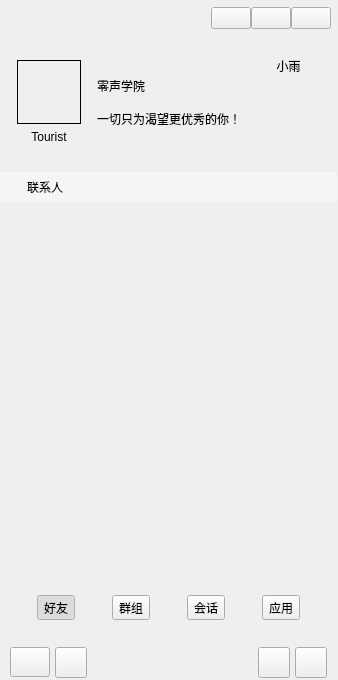
<?xml version="1.0" encoding="UTF-8"?>
<ui version="4.0">
 <class>MainWindow</class>
 <widget class="QWidget" name="MainWindow">
  <property name="geometry">
   <rect>
    <x>0</x>
    <y>0</y>
    <width>338</width>
    <height>680</height>
   </rect>
  </property>
  <property name="windowTitle">
   <string>MainWindow</string>
  </property>
  <widget class="QWidget" name="centralWidget" native="true">
   <property name="geometry">
    <rect>
     <x>0</x>
     <y>0</y>
     <width>337</width>
     <height>682</height>
    </rect>
   </property>
   <widget class="QStackedWidget" name="GCStackedWidget">
    <property name="geometry">
     <rect>
      <x>0</x>
      <y>172</y>
      <width>337</width>
      <height>398</height>
     </rect>
    </property>
    <property name="styleSheet">
     <string notr="true"/>
    </property>
    <property name="currentIndex">
     <number>0</number>
    </property>
    <widget class="QWidget" name="page2">
     <layout class="QVBoxLayout" name="verticalLayout_4">
      <property name="spacing">
       <number>0</number>
      </property>
      <property name="leftMargin">
       <number>0</number>
      </property>
      <property name="topMargin">
       <number>0</number>
      </property>
      <property name="rightMargin">
       <number>0</number>
      </property>
      <property name="bottomMargin">
       <number>0</number>
      </property>
      <item>
       <widget class="QWidget" name="widgetFrindT" native="true">
        <property name="maximumSize">
         <size>
          <width>16777215</width>
          <height>30</height>
         </size>
        </property>
        <property name="styleSheet">
         <string notr="true">QWidget#widgetFrindT  {
	background-color: #5AFFFFFF;
}</string>
        </property>
        <layout class="QHBoxLayout" name="horizontalLayout_3" stretch="0,1">
         <property name="spacing">
          <number>10</number>
         </property>
         <property name="leftMargin">
          <number>10</number>
         </property>
         <property name="topMargin">
          <number>0</number>
         </property>
         <property name="rightMargin">
          <number>0</number>
         </property>
         <property name="bottomMargin">
          <number>0</number>
         </property>
         <item>
          <widget class="QLabel" name="label_3">
           <property name="text">
            <string/>
           </property>
           <property name="pixmap">
            <pixmap resource="res.qrc">:/common/resource/common/ic_user.png</pixmap>
           </property>
           <property name="scaledContents">
            <bool>false</bool>
           </property>
          </widget>
         </item>
         <item>
          <widget class="QLabel" name="label_4">
           <property name="text">
            <string>联系人</string>
           </property>
          </widget>
         </item>
        </layout>
       </widget>
      </item>
      <item>
       <widget class="QWidget" name="frindListWidget" native="true"/>
      </item>
     </layout>
    </widget>
    <widget class="QWidget" name="page3">
     <layout class="QVBoxLayout" name="verticalLayout_3">
      <property name="spacing">
       <number>0</number>
      </property>
      <property name="leftMargin">
       <number>0</number>
      </property>
      <property name="topMargin">
       <number>0</number>
      </property>
      <property name="rightMargin">
       <number>0</number>
      </property>
      <property name="bottomMargin">
       <number>0</number>
      </property>
      <item>
       <widget class="QWidget" name="widgetGroupT" native="true">
        <property name="maximumSize">
         <size>
          <width>16777215</width>
          <height>30</height>
         </size>
        </property>
        <property name="styleSheet">
         <string notr="true">QWidget#widgetGroupT  {
	background-color: #5AFFFFFF;
}</string>
        </property>
        <layout class="QHBoxLayout" name="horizontalLayout_4" stretch="0,1">
         <property name="spacing">
          <number>10</number>
         </property>
         <property name="leftMargin">
          <number>10</number>
         </property>
         <property name="topMargin">
          <number>0</number>
         </property>
         <property name="rightMargin">
          <number>0</number>
         </property>
         <property name="bottomMargin">
          <number>0</number>
         </property>
         <item>
          <widget class="QLabel" name="label_5">
           <property name="text">
            <string/>
           </property>
           <property name="pixmap">
            <pixmap resource="res.qrc">:/images/resource/images/ic_group.png</pixmap>
           </property>
           <property name="scaledContents">
            <bool>false</bool>
           </property>
          </widget>
         </item>
         <item>
          <widget class="QLabel" name="label_6">
           <property name="text">
            <string>群组</string>
           </property>
          </widget>
         </item>
        </layout>
       </widget>
      </item>
      <item>
       <widget class="QWidget" name="groupListWidget" native="true"/>
      </item>
     </layout>
    </widget>
    <widget class="QWidget" name="page">
     <layout class="QVBoxLayout" name="verticalLayout_10">
      <property name="spacing">
       <number>0</number>
      </property>
      <property name="leftMargin">
       <number>0</number>
      </property>
      <property name="topMargin">
       <number>0</number>
      </property>
      <property name="rightMargin">
       <number>0</number>
      </property>
      <property name="bottomMargin">
       <number>0</number>
      </property>
      <item>
       <widget class="QWidget" name="widgetConVT" native="true">
        <property name="maximumSize">
         <size>
          <width>16777215</width>
          <height>30</height>
         </size>
        </property>
        <property name="styleSheet">
         <string notr="true">QWidget#widgetConVT  {
	background-color: #5AFFFFFF;
}</string>
        </property>
        <layout class="QHBoxLayout" name="horizontalLayout_2" stretch="0,1">
         <property name="spacing">
          <number>10</number>
         </property>
         <property name="leftMargin">
          <number>10</number>
         </property>
         <property name="topMargin">
          <number>0</number>
         </property>
         <property name="rightMargin">
          <number>0</number>
         </property>
         <property name="bottomMargin">
          <number>0</number>
         </property>
         <item>
          <widget class="QLabel" name="label">
           <property name="text">
            <string/>
           </property>
           <property name="pixmap">
            <pixmap resource="res.qrc">:/images/resource/images/ic_chat.png</pixmap>
           </property>
           <property name="scaledContents">
            <bool>false</bool>
           </property>
          </widget>
         </item>
         <item>
          <widget class="QLabel" name="label_2">
           <property name="text">
            <string>会话</string>
           </property>
          </widget>
         </item>
        </layout>
       </widget>
      </item>
      <item>
       <widget class="QWidget" name="convationListWidget" native="true"/>
      </item>
     </layout>
    </widget>
    <widget class="QWidget" name="page_2">
     <layout class="QVBoxLayout" name="verticalLayout_6">
      <property name="spacing">
       <number>0</number>
      </property>
      <property name="leftMargin">
       <number>0</number>
      </property>
      <property name="topMargin">
       <number>0</number>
      </property>
      <property name="rightMargin">
       <number>0</number>
      </property>
      <property name="bottomMargin">
       <number>0</number>
      </property>
      <item>
       <widget class="QWidget" name="widgetApply" native="true">
        <property name="maximumSize">
         <size>
          <width>16777215</width>
          <height>30</height>
         </size>
        </property>
        <property name="styleSheet">
         <string notr="true">QWidget#widgetApply  {
	background-color: #5AFFFFFF;
}</string>
        </property>
        <layout class="QHBoxLayout" name="horizontalLayout_6" stretch="0,1">
         <property name="spacing">
          <number>10</number>
         </property>
         <property name="leftMargin">
          <number>10</number>
         </property>
         <property name="topMargin">
          <number>0</number>
         </property>
         <property name="rightMargin">
          <number>0</number>
         </property>
         <property name="bottomMargin">
          <number>0</number>
         </property>
         <item>
          <widget class="QLabel" name="label_7">
           <property name="text">
            <string/>
           </property>
           <property name="pixmap">
            <pixmap resource="res.qrc">:/images/resource/images/ic_app.png</pixmap>
           </property>
           <property name="scaledContents">
            <bool>false</bool>
           </property>
          </widget>
         </item>
         <item>
          <widget class="QLabel" name="label_8">
           <property name="text">
            <string>应用</string>
           </property>
          </widget>
         </item>
        </layout>
       </widget>
      </item>
      <item>
       <widget class="QWidget" name="widget_5" native="true"/>
      </item>
     </layout>
    </widget>
   </widget>
   <widget class="QWidget" name="widgetUserInfo" native="true">
    <property name="geometry">
     <rect>
      <x>0</x>
      <y>2</y>
      <width>337</width>
      <height>170</height>
     </rect>
    </property>
    <property name="minimumSize">
     <size>
      <width>0</width>
      <height>170</height>
     </size>
    </property>
    <property name="maximumSize">
     <size>
      <width>16777215</width>
      <height>170</height>
     </size>
    </property>
    <layout class="QVBoxLayout" name="verticalLayout_9">
     <property name="spacing">
      <number>0</number>
     </property>
     <property name="leftMargin">
      <number>1</number>
     </property>
     <property name="topMargin">
      <number>1</number>
     </property>
     <property name="rightMargin">
      <number>1</number>
     </property>
     <property name="bottomMargin">
      <number>1</number>
     </property>
     <item>
      <widget class="QWidget" name="widgetWinBar" native="true">
       <property name="minimumSize">
        <size>
         <width>0</width>
         <height>30</height>
        </size>
       </property>
       <property name="maximumSize">
        <size>
         <width>16777215</width>
         <height>30</height>
        </size>
       </property>
       <layout class="QHBoxLayout" name="horizontalLayout_7">
        <property name="spacing">
         <number>0</number>
        </property>
        <property name="leftMargin">
         <number>0</number>
        </property>
        <property name="topMargin">
         <number>0</number>
        </property>
        <property name="rightMargin">
         <number>5</number>
        </property>
        <property name="bottomMargin">
         <number>0</number>
        </property>
        <item>
         <widget class="QLabel" name="label_9">
          <property name="minimumSize">
           <size>
            <width>30</width>
            <height>0</height>
           </size>
          </property>
          <property name="text">
           <string/>
          </property>
          <property name="pixmap">
           <pixmap resource="res.qrc">:/images/resource/images/robot.png</pixmap>
          </property>
         </widget>
        </item>
        <item>
         <spacer name="horizontalSpacer">
          <property name="orientation">
           <enum>Qt::Horizontal</enum>
          </property>
          <property name="sizeType">
           <enum>QSizePolicy::Fixed</enum>
          </property>
          <property name="sizeHint" stdset="0">
           <size>
            <width>200</width>
            <height>20</height>
           </size>
          </property>
         </spacer>
        </item>
        <item>
         <widget class="QPushButton" name="btnWinMenu">
          <property name="focusPolicy">
           <enum>Qt::NoFocus</enum>
          </property>
          <property name="text">
           <string/>
          </property>
          <property name="icon">
           <iconset>
            <normalon>:/common/resource/common/ic_login_cfg.png</normalon>
           </iconset>
          </property>
         </widget>
        </item>
        <item>
         <widget class="QPushButton" name="btnWinMin">
          <property name="focusPolicy">
           <enum>Qt::NoFocus</enum>
          </property>
          <property name="text">
           <string/>
          </property>
          <property name="icon">
           <iconset>
            <normalon>:/common/resource/common/ic_min.png</normalon>
           </iconset>
          </property>
         </widget>
        </item>
        <item>
         <widget class="QPushButton" name="btnWinClose">
          <property name="focusPolicy">
           <enum>Qt::NoFocus</enum>
          </property>
          <property name="text">
           <string/>
          </property>
          <property name="icon">
           <iconset>
            <normalon>:/common/resource/common/ic_close_white.png</normalon>
           </iconset>
          </property>
         </widget>
        </item>
       </layout>
      </widget>
     </item>
     <item>
      <layout class="QHBoxLayout" name="horizontalLayout_8">
       <property name="spacing">
        <number>5</number>
       </property>
       <property name="leftMargin">
        <number>5</number>
       </property>
       <property name="rightMargin">
        <number>5</number>
       </property>
       <item>
        <widget class="QWidget" name="widget" native="true">
         <layout class="QVBoxLayout" name="verticalLayout_2">
          <item>
           <spacer name="verticalSpacer_4">
            <property name="orientation">
             <enum>Qt::Vertical</enum>
            </property>
            <property name="sizeHint" stdset="0">
             <size>
              <width>20</width>
              <height>40</height>
             </size>
            </property>
           </spacer>
          </item>
          <item>
           <widget class="QWidget" name="widgetHead" native="true">
            <property name="minimumSize">
             <size>
              <width>64</width>
              <height>64</height>
             </size>
            </property>
            <property name="maximumSize">
             <size>
              <width>64</width>
              <height>64</height>
             </size>
            </property>
            <property name="styleSheet">
             <string notr="true">border: 1px solid #000000;</string>
            </property>
            <layout class="QHBoxLayout" name="horizontalLayout_9">
             <property name="spacing">
              <number>0</number>
             </property>
             <property name="leftMargin">
              <number>0</number>
             </property>
             <property name="topMargin">
              <number>0</number>
             </property>
             <property name="rightMargin">
              <number>0</number>
             </property>
             <property name="bottomMargin">
              <number>0</number>
             </property>
            </layout>
           </widget>
          </item>
          <item>
           <widget class="QLabel" name="labelUser">
            <property name="text">
             <string>Tourist</string>
            </property>
            <property name="alignment">
             <set>Qt::AlignCenter</set>
            </property>
           </widget>
          </item>
          <item>
           <spacer name="verticalSpacer_3">
            <property name="orientation">
             <enum>Qt::Vertical</enum>
            </property>
            <property name="sizeHint" stdset="0">
             <size>
              <width>20</width>
              <height>40</height>
             </size>
            </property>
           </spacer>
          </item>
         </layout>
        </widget>
       </item>
       <item>
        <layout class="QVBoxLayout" name="verticalLayout_7">
         <property name="spacing">
          <number>15</number>
         </property>
         <item>
          <spacer name="verticalSpacer_2">
           <property name="orientation">
            <enum>Qt::Vertical</enum>
           </property>
           <property name="sizeHint" stdset="0">
            <size>
             <width>20</width>
             <height>40</height>
            </size>
           </property>
          </spacer>
         </item>
         <item>
          <widget class="QLabel" name="labelUserName">
           <property name="text">
            <string>零声学院</string>
           </property>
          </widget>
         </item>
         <item>
          <widget class="QLabel" name="labelUserMask">
           <property name="text">
            <string>一切只为渴望更优秀的你！</string>
           </property>
          </widget>
         </item>
         <item>
          <spacer name="verticalSpacer">
           <property name="orientation">
            <enum>Qt::Vertical</enum>
           </property>
           <property name="sizeHint" stdset="0">
            <size>
             <width>20</width>
             <height>40</height>
            </size>
           </property>
          </spacer>
         </item>
        </layout>
       </item>
       <item>
        <layout class="QVBoxLayout" name="verticalLayout_8">
         <item>
          <widget class="QLabel" name="label_10">
           <property name="text">
            <string>小雨</string>
           </property>
           <property name="alignment">
            <set>Qt::AlignCenter</set>
           </property>
          </widget>
         </item>
         <item>
          <widget class="QLabel" name="label_12">
           <property name="text">
            <string/>
           </property>
           <property name="alignment">
            <set>Qt::AlignCenter</set>
           </property>
          </widget>
         </item>
        </layout>
       </item>
      </layout>
     </item>
    </layout>
   </widget>
   <widget class="QWidget" name="widgetBottom" native="true">
    <property name="geometry">
     <rect>
      <x>0</x>
      <y>570</y>
      <width>337</width>
      <height>110</height>
     </rect>
    </property>
    <property name="minimumSize">
     <size>
      <width>0</width>
      <height>110</height>
     </size>
    </property>
    <property name="maximumSize">
     <size>
      <width>16777215</width>
      <height>110</height>
     </size>
    </property>
    <layout class="QVBoxLayout" name="verticalLayout_5">
     <property name="spacing">
      <number>0</number>
     </property>
     <property name="leftMargin">
      <number>0</number>
     </property>
     <property name="topMargin">
      <number>0</number>
     </property>
     <property name="rightMargin">
      <number>0</number>
     </property>
     <property name="bottomMargin">
      <number>0</number>
     </property>
     <item>
      <widget class="QWidget" name="widgetButtons" native="true">
       <property name="minimumSize">
        <size>
         <width>0</width>
         <height>65</height>
        </size>
       </property>
       <layout class="QHBoxLayout" name="horizontalLayout">
        <property name="spacing">
         <number>0</number>
        </property>
        <property name="leftMargin">
         <number>0</number>
        </property>
        <property name="topMargin">
         <number>0</number>
        </property>
        <property name="rightMargin">
         <number>0</number>
        </property>
        <property name="bottomMargin">
         <number>0</number>
        </property>
        <item>
         <widget class="QToolButton" name="btnFrind">
          <property name="text">
           <string>好友</string>
          </property>
          <property name="icon">
           <iconset>
            <normalon>:/images/resource/images/contacts.png</normalon>
           </iconset>
          </property>
          <property name="iconSize">
           <size>
            <width>24</width>
            <height>24</height>
           </size>
          </property>
          <property name="checkable">
           <bool>true</bool>
          </property>
          <property name="checked">
           <bool>true</bool>
          </property>
          <property name="toolButtonStyle">
           <enum>Qt::ToolButtonTextUnderIcon</enum>
          </property>
         </widget>
        </item>
        <item>
         <widget class="QToolButton" name="btnGroup">
          <property name="text">
           <string>群组</string>
          </property>
          <property name="icon">
           <iconset>
            <normalon>:/images/resource/images/group_normal.png</normalon>
           </iconset>
          </property>
          <property name="iconSize">
           <size>
            <width>24</width>
            <height>24</height>
           </size>
          </property>
          <property name="checkable">
           <bool>true</bool>
          </property>
          <property name="toolButtonStyle">
           <enum>Qt::ToolButtonTextUnderIcon</enum>
          </property>
         </widget>
        </item>
        <item>
         <widget class="QToolButton" name="btnConversation">
          <property name="toolTip">
           <string>会话</string>
          </property>
          <property name="text">
           <string>会话</string>
          </property>
          <property name="icon">
           <iconset>
            <normalon>:/images/resource/images/conversation_normal.png</normalon>
           </iconset>
          </property>
          <property name="iconSize">
           <size>
            <width>24</width>
            <height>24</height>
           </size>
          </property>
          <property name="checkable">
           <bool>true</bool>
          </property>
          <property name="checked">
           <bool>false</bool>
          </property>
          <property name="toolButtonStyle">
           <enum>Qt::ToolButtonTextUnderIcon</enum>
          </property>
         </widget>
        </item>
        <item>
         <widget class="QToolButton" name="btnApplay">
          <property name="toolTip">
           <string>应用</string>
          </property>
          <property name="text">
           <string>应用</string>
          </property>
          <property name="icon">
           <iconset>
            <normalon>:/images/resource/images/applay.png</normalon>
           </iconset>
          </property>
          <property name="iconSize">
           <size>
            <width>24</width>
            <height>24</height>
           </size>
          </property>
          <property name="checkable">
           <bool>true</bool>
          </property>
          <property name="checked">
           <bool>false</bool>
          </property>
          <property name="toolButtonStyle">
           <enum>Qt::ToolButtonTextUnderIcon</enum>
          </property>
         </widget>
        </item>
       </layout>
      </widget>
     </item>
     <item>
      <widget class="QWidget" name="widgetMenu" native="true">
       <property name="minimumSize">
        <size>
         <width>0</width>
         <height>35</height>
        </size>
       </property>
       <property name="maximumSize">
        <size>
         <width>16777215</width>
         <height>35</height>
        </size>
       </property>
       <layout class="QHBoxLayout" name="horizontalLayout_5">
        <property name="spacing">
         <number>5</number>
        </property>
        <property name="leftMargin">
         <number>10</number>
        </property>
        <property name="topMargin">
         <number>2</number>
        </property>
        <property name="rightMargin">
         <number>10</number>
        </property>
        <property name="bottomMargin">
         <number>2</number>
        </property>
        <item>
         <widget class="QPushButton" name="btnSysMenu">
          <property name="minimumSize">
           <size>
            <width>0</width>
            <height>30</height>
           </size>
          </property>
          <property name="toolTip">
           <string>系统菜单</string>
          </property>
          <property name="text">
           <string/>
          </property>
          <property name="icon">
           <iconset>
            <normalon>:/common/resource/common/ic_sysmen.png</normalon>
           </iconset>
          </property>
          <property name="iconSize">
           <size>
            <width>24</width>
            <height>24</height>
           </size>
          </property>
         </widget>
        </item>
        <item>
         <widget class="QToolButton" name="tbtnAddUser">
          <property name="minimumSize">
           <size>
            <width>0</width>
            <height>30</height>
           </size>
          </property>
          <property name="toolTip">
           <string>添加好友</string>
          </property>
          <property name="text">
           <string/>
          </property>
          <property name="icon">
           <iconset>
            <normalon>:/common/resource/common/ic_user_add.png</normalon>
           </iconset>
          </property>
          <property name="iconSize">
           <size>
            <width>24</width>
            <height>24</height>
           </size>
          </property>
         </widget>
        </item>
        <item>
         <spacer name="horizontalSpacer_2">
          <property name="orientation">
           <enum>Qt::Horizontal</enum>
          </property>
          <property name="sizeHint" stdset="0">
           <size>
            <width>40</width>
            <height>20</height>
           </size>
          </property>
         </spacer>
        </item>
        <item>
         <widget class="QToolButton" name="tbtnWeather">
          <property name="minimumSize">
           <size>
            <width>0</width>
            <height>30</height>
           </size>
          </property>
          <property name="toolTip">
           <string>天气查询</string>
          </property>
          <property name="text">
           <string/>
          </property>
          <property name="icon">
           <iconset>
            <normalon>:/common/resource/common/ic_weather.png</normalon>
           </iconset>
          </property>
          <property name="iconSize">
           <size>
            <width>24</width>
            <height>24</height>
           </size>
          </property>
         </widget>
        </item>
        <item>
         <widget class="QToolButton" name="tbtnCalendar">
          <property name="minimumSize">
           <size>
            <width>0</width>
            <height>30</height>
           </size>
          </property>
          <property name="toolTip">
           <string>日历</string>
          </property>
          <property name="text">
           <string/>
          </property>
          <property name="icon">
           <iconset>
            <normalon>:/common/resource/common/ic_calendar.png</normalon>
           </iconset>
          </property>
          <property name="iconSize">
           <size>
            <width>24</width>
            <height>24</height>
           </size>
          </property>
         </widget>
        </item>
       </layout>
      </widget>
     </item>
    </layout>
   </widget>
  </widget>
 </widget>
 <layoutdefault spacing="6" margin="11"/>
 <resources>
  <include location="res.qrc"/>
 </resources>
 <connections>
  <connection>
   <sender>btnWinClose</sender>
   <signal>clicked()</signal>
   <receiver>MainWindow</receiver>
   <slot>close()</slot>
   <hints>
    <hint type="sourcelabel">
     <x>305</x>
     <y>17</y>
    </hint>
    <hint type="destinationlabel">
     <x>168</x>
     <y>339</y>
    </hint>
   </hints>
  </connection>
 </connections>
</ui>
